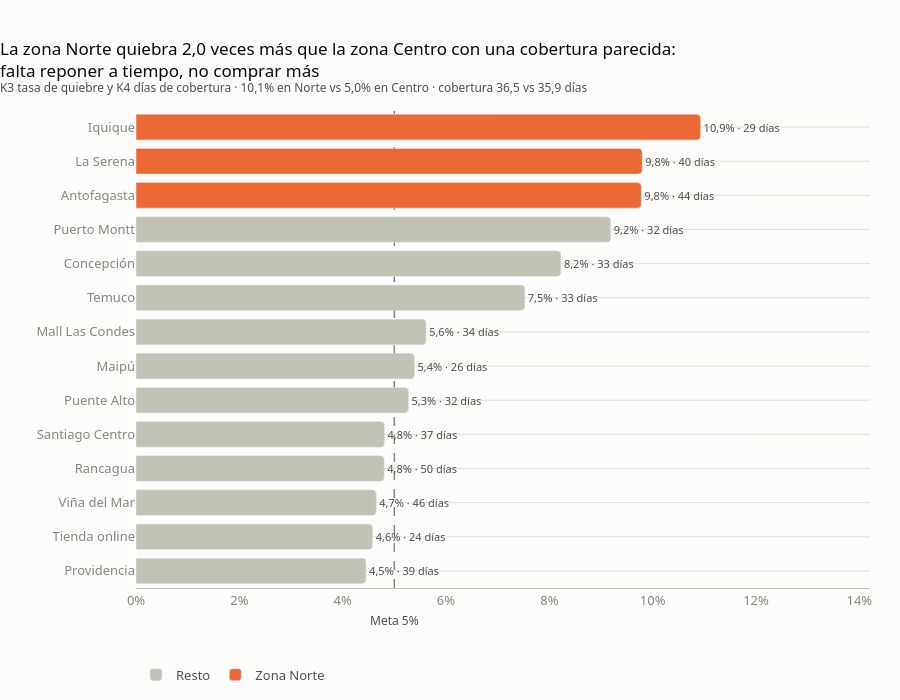

The notebook cell this image was saved under:
### Markdown cell above
## 4. Gráfico 3 · De la complicación a la idea (K3 + K4)

**Mensaje:** el quiebre se concentra en la zona Norte (naranjo), que quiebra el doble que la zona
Centro **teniendo una cobertura parecida**. Si hubiera poco stock en total, la cobertura sería baja;
como no lo es, el problema es **reponer a tiempo** donde los plazos son más largos.
Cada barra muestra la tasa de quiebre del semestre y los días de cobertura a junio.

### Code cell
fig3 = st.fig_quiebre_sucursal(st.periodo(inventario, 2026))
fig3.show()

### Figure 1 — Plotly figure (JSON) as saved in the notebook; plotly's stock layout.template omitted (floating-point values rounded to 4 significant figures)
{"data": [{"cliponaxis": false, "customdata": [["Centro", 39.48], ["Online", 24.04], ["Centro", 46.42], ["Centro", 50.35], ["Centro", 37.33], ["Centro", 31.76], ["Centro", 25.59], ["Centro", 34.24], ["Sur", 32.86], ["Sur", 32.96], ["Sur", 32.37]], "hovertemplate": "<b>%{y}</b> (%{customdata[0]})<br>Quiebre: %{x:.2f}%<br>Cobertura: %{customdata[1]:.0f} días<extra></extra>", "legendgroup": "Resto", "marker": {"color": "#c3c2b7", "cornerradius": 4, "pattern": {"shape": ""}}, "name": "Resto", "orientation": "h", "showlegend": true, "text": ["4,5% · 39 días", "4,6% · 24 días", "4,7% · 46 días", "4,8% · 50 días", "4,8% · 37 días", "5,3% · 32 días", "5,4% · 26 días", "5,6% · 34 días", "7,5% · 33 días", "8,2% · 33 días", "9,2% · 32 días"], "textfont": {"color": "#52514e", "size": 11}, "textposition": "outside", "type": "bar", "x": [4.454, 4.58, 4.65, 4.804, 4.808, 5.274, 5.39, 5.615, 7.526, 8.224, 9.189], "xaxis": "x", "y": ["Providencia", "Tienda online", "Viña del Mar", "Rancagua", "Santiago Centro", "Puente Alto", "Maipú", "Mall Las Condes", "Temuco", "Concepción", "Puerto Montt"], "yaxis": "y"}, {"cliponaxis": false, "customdata": [["Norte", 43.94], ["Norte", 40.49], ["Norte", 28.67]], "hovertemplate": "<b>%{y}</b> (%{customdata[0]})<br>Quiebre: %{x:.2f}%<br>Cobertura: %{customdata[1]:.0f} días<extra></extra>", "legendgroup": "Zona Norte", "marker": {"color": "#eb6834", "cornerradius": 4, "pattern": {"shape": ""}}, "name": "Zona Norte", "orientation": "h", "showlegend": true, "text": ["9,8% · 44 días", "9,8% · 40 días", "10,9% · 29 días"], "textfont": {"color": "#52514e", "size": 11}, "textposition": "outside", "type": "bar", "x": [9.781, 9.798, 10.93], "xaxis": "x", "y": ["Antofagasta", "La Serena", "Iquique"], "yaxis": "y"}], "layout": {"annotations": [{"font": {"color": "#52514e", "size": 12}, "showarrow": false, "text": "Meta 5%", "x": 5.0, "y": 0, "yanchor": "top", "yref": "paper", "yshift": -22}], "bargap": 0.25, "barmode": "relative", "font": {"color": "#52514e", "family": "system-ui, -apple-system, 'Segoe UI', sans-serif", "size": 13}, "height": 700, "hoverlabel": {"font": {"family": "system-ui, -apple-system, 'Segoe UI', sans-serif"}}, "legend": {"orientation": "h", "title": {"text": ""}, "tracegroupgap": 0, "x": 0, "y": -0.15}, "margin": {"b": 40, "l": 10, "r": 30, "t": 110}, "meta": {"subtitulo": "K3 tasa de quiebre y K4 días de cobertura · 10,1% en Norte vs 5,0% en Centro · cobertura 36,5 vs 35,9 días", "titulo": "La zona Norte quiebra 2,0 veces más que la zona Centro con una cobertura parecida:<br>falta reponer a tiempo, no comprar más"}, "paper_bgcolor": "#fcfcfb", "plot_bgcolor": "#fcfcfb", "separators": ",.", "shapes": [{"layer": "below", "line": {"color": "#898781", "dash": "dash", "width": 1.5}, "type": "line", "x0": 5.0, "x1": 5.0, "xref": "x", "y0": 0, "y1": 1, "yref": "y domain"}], "title": {"font": {"color": "#0b0b0b", "size": 17}, "text": "La zona Norte quiebra 2,0 veces más que la zona Centro con una cobertura parecida:<br>falta reponer a tiempo, no comprar más<br><sup style='color:#52514e'>K3 tasa de quiebre y K4 días de cobertura · 10,1% en Norte vs 5,0% en Centro · cobertura 36,5 vs 35,9 días</sup>", "x": 0, "xanchor": "left"}, "xaxis": {"anchor": "y", "automargin": true, "domain": [0.0, 1.0], "linecolor": "#c3c2b7", "range": [0, 14.21], "showgrid": false, "tickfont": {"color": "#898781"}, "ticksuffix": "%", "title": {"text": ""}}, "yaxis": {"anchor": "x", "automargin": true, "categoryarray": ["Providencia", "Tienda online", "Viña del Mar", "Rancagua", "Santiago Centro", "Puente Alto", "Maipú", "Mall Las Condes", "Temuco", "Concepción", "Puerto Montt", "Antofagasta", "La Serena", "Iquique"], "categoryorder": "array", "domain": [0.0, 1.0], "gridcolor": "#e1e0d9", "tickfont": {"color": "#898781"}, "title": {"text": ""}, "zeroline": false}}}
